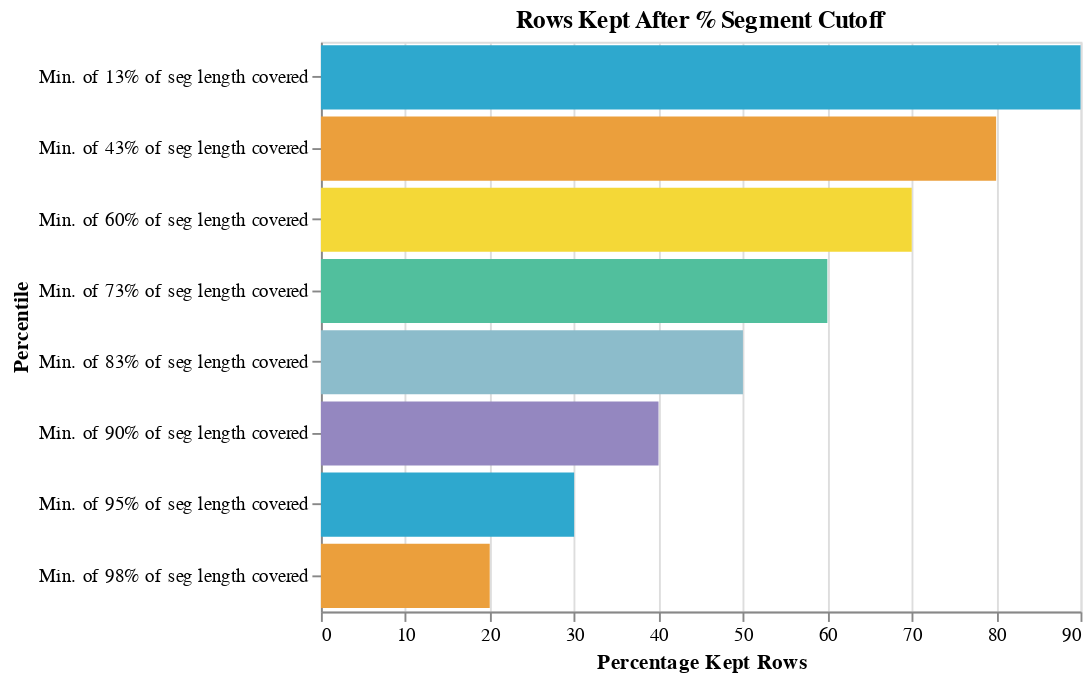

Notebook cell for this chart:
### Code cell
bar_chart(test, 'Percentage Kept Rows','Percentile', 'Rows Kept After % Segment Cutoff')

### Figure 1 — Vega-Lite specification as saved in the notebook (floating-point values rounded to 4 significant figures)
{"config": {"view": {"continuousWidth": 400, "continuousHeight": 300}}, "data": {"name": "data-f71b1169b77395c16f3d6aa4dca2467f"}, "mark": "bar", "encoding": {"color": {"field": "Percentile", "legend": null, "scale": {"range": ["#2EA8CE", "#EB9F3C", "#F4D837", "#51BF9D", "#8CBCCB", "#9487C0"]}, "type": "nominal"}, "tooltip": [{"field": "Percentile", "type": "nominal"}, {"field": "N Rows", "type": "quantitative"}, {"field": "Mean Speed Mph", "type": "quantitative"}, {"field": "N Kept Routes", "type": "quantitative"}, {"field": "N Kept Trips", "type": "quantitative"}, {"field": "N Kept Operators", "type": "quantitative"}, {"field": "Percentage Kept Rows", "type": "quantitative"}, {"field": "Percentage Kept Trips", "type": "quantitative"}, {"field": "Percentage Kept Routes", "type": "quantitative"}], "x": {"field": "Percentage Kept Rows", "type": "quantitative"}, "y": {"field": "Percentile", "type": "nominal"}}, "height": 300, "title": "Rows Kept After % Segment Cutoff", "width": 400, "$schema": "https://vega.github.io/schema/vega-lite/v4.17.0.json", "datasets": {"data-f71b1169b77395c16f3d6aa4dca2467f": [{"Percentile": "Min. of 13% of seg length covered", "N Rows": 2002522, "Mean Speed Mph": 11.9, "N Kept Routes": 4079, "N Kept Trips": 65931, "N Kept Operators": 74, "Percentage Kept Rows": 90.0, "Percentage Kept Trips": 99.6, "Percentage Kept Routes": 99.8}, {"Percentile": "Min. of 43% of seg length covered", "N Rows": 1780020, "Mean Speed Mph": 12.4, "N Kept Routes": 4065, "N Kept Trips": 65696, "N Kept Operators": 74, "Percentage Kept Rows": 80.0, "Percentage Kept Trips": 99.2, "Percentage Kept Routes": 99.5}, {"Percentile": "Min. of 60% of seg length covered", "N Rows": 1557517, "Mean Speed Mph": 12.2, "N Kept Routes": 4055, "N Kept Trips": 65420, "N Kept Operators": 74, "Percentage Kept Rows": 70.0, "Percentage Kept Trips": 98.8, "Percentage Kept Routes": 99.2}, {"Percentile": "Min. of 73% of seg length covered", "N Rows": 1335015, "Mean Speed Mph": 11.9, "N Kept Routes": 4041, "N Kept Trips": 65010, "N Kept Operators": 74, "Percentage Kept Rows": 60.0, "Percentage Kept Trips": 98.2, "Percentage Kept Routes": 98.9}, {"Percentile": "Min. of 83% of seg length covered", "N Rows": 1112513, "Mean Speed Mph": 11.6, "N Kept Routes": 4026, "N Kept Trips": 64250, "N Kept Operators": 74, "Percentage Kept Rows": 50.0, "Percentage Kept Trips": 97.0, "Percentage Kept Routes": 98.5}, {"Percentile": "Min. of 90% of seg length covered", "N Rows": 890010, "Mean Speed Mph": 11.2, "N Kept Routes": 3977, "N Kept Trips": 62802, "N Kept Operators": 74, "Percentage Kept Rows": 40.0, "Percentage Kept Trips": 94.8, "Percentage Kept Routes": 97.3}, {"Percentile": "Min. of 95% of seg length covered", "N Rows": 667508, "Mean Speed Mph": 10.8, "N Kept Routes": 3902, "N Kept Trips": 60798, "N Kept Operators": 74, "Percentage Kept Rows": 30.0, "Percentage Kept Trips": 91.8, "Percentage Kept Routes": 95.5}, {"Percentile": "Min. of 98% of seg length covered", "N Rows": 445005, "Mean Speed Mph": 10.1, "N Kept Routes": 3735, "N Kept Trips": 57281, "N Kept Operators": 74, "Percentage Kept Rows": 20.0, "Percentage Kept Trips": 86.5, "Percentage Kept Routes": 91.4}]}}
